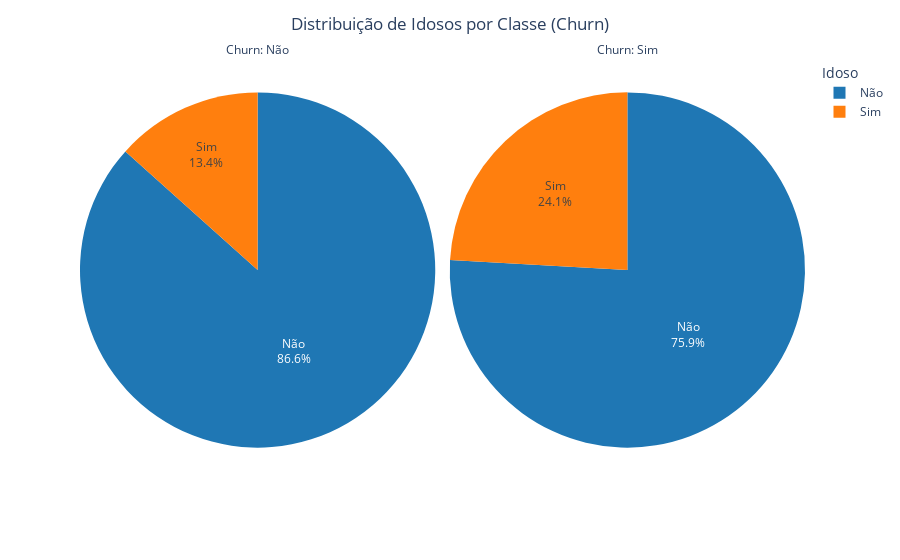

This figure's notebook cell:
### Code cell
# Agrupamento
df_grouped_idoso = df_churn.groupby(['Churn', 'Idoso']).size().reset_index(name='count')

# Ajustando labels
df_grouped_idoso['Idoso'] = df_grouped_idoso['Idoso'].replace({1: 'Sim', 0: 'Não'})
df_grouped_idoso['Churn'] = df_grouped_idoso['Churn'].replace({'Yes': 'Sim', 'No': 'Não'})

# Criando porcentagem dentro de cada grupo de Churn
total_idoso = df_grouped_idoso.groupby('Churn')['count'].transform('sum')
df_grouped_idoso['percent'] = round((df_grouped_idoso['count'] / total_idoso) * 100, 2)

# Adicionando personalização de cores
cores = ['#1f77b4', '#ff7f0e']

# Criando gráfico de pizza com facetas (um por valor de Churn)
fig_idoso = px.pie(
    df_grouped_idoso,
    names='Idoso',
    values='count',
    facet_col='Churn',
    color_discrete_sequence=cores
)

# Adicionando título principal
fig_idoso.update_layout(
    title_text='Distribuição de Idosos por Classe (Churn)',
    title_x=0.5,
    legend_title_text='Idoso'
)

# Personalizando os subtítulos de cada faceta
fig_idoso.layout.annotations[0].text = "Churn: Não"
fig_idoso.layout.annotations[1].text = "Churn: Sim"

# Mostrando rótulos e porcentagens
fig_idoso.update_traces(textinfo='percent+label')

# Exibindo gráfico
fig_idoso.show()

### Figure 1 — Plotly figure (JSON) as saved in the notebook; plotly's stock layout.template omitted (floating-point values rounded to 4 significant figures)
{"data": [{"domain": {"x": [0, 0.49], "y": [0, 1]}, "hovertemplate": "Churn=Não<br>Idoso=%{label}<br>count=%{value}<extra></extra>", "labels": ["Não", "Sim"], "legendgroup": "", "name": "", "showlegend": true, "textinfo": "percent+label", "type": "pie", "values": [1595, 246]}, {"domain": {"x": [0.51, 1], "y": [0, 1]}, "hovertemplate": "Churn=Sim<br>Idoso=%{label}<br>count=%{value}<extra></extra>", "labels": ["Não", "Sim"], "legendgroup": "", "name": "", "showlegend": true, "textinfo": "percent+label", "type": "pie", "values": [491, 156]}], "layout": {"annotations": [{"font": {}, "showarrow": false, "text": "Churn: Não", "x": 0.245, "xanchor": "center", "xref": "paper", "y": 1, "yanchor": "bottom", "yref": "paper"}, {"font": {}, "showarrow": false, "text": "Churn: Sim", "x": 0.755, "xanchor": "center", "xref": "paper", "y": 1, "yanchor": "bottom", "yref": "paper"}], "legend": {"title": {"text": "Idoso"}, "tracegroupgap": 0}, "margin": {"t": 60}, "piecolorway": ["#1f77b4", "#ff7f0e"], "title": {"text": "Distribuição de Idosos por Classe (Churn)", "x": 0.5}}}
